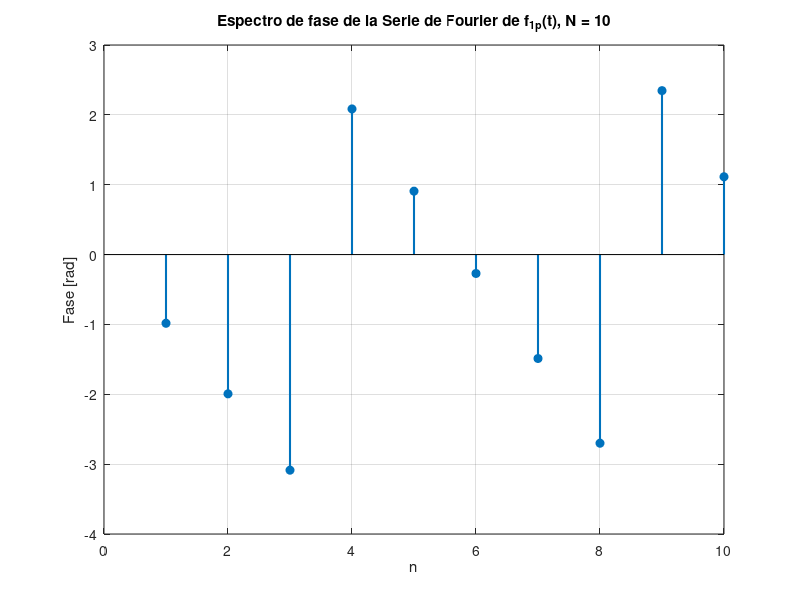

Here is the MATLAB script that generated this plot:
% ESPECTRO DE FASE DE LA SERIE DE FOURIER
% =======================================

clear; close all; clc;

T = 10;               % Periodo
t0 = -3;              % Límite inferior del intervalo
M = 1000;             % Puntos para Riemann
dt = T / M;
t = linspace(t0, t0+T, M); % Tiempo

% Funcion f1p(t)
f1p = zeros(size(t));
for k = 1:length(t)
    tk = mod(t(k) - t0, T) + t0;
    if tk >= -3 && tk < 2
        f1p(k) = ((tk + 3)/5) * cos(10 * tk);
    elseif tk >= 2 && tk < 7
        f1p(k) = ((7 - tk)/5) * cos(10 * tk);
    else
        f1p(k) = 0;
    end
end

% Calculo de coeficientes para N = 10
N = 10;
an = zeros(1,N);
bn = zeros(1,N);
fase = zeros(1,N);

for n = 1:N
    an(n) = (2/T) * sum(f1p .* cos(2*pi*n*t/T)) * dt;
    bn(n) = (2/T) * sum(f1p .* sin(2*pi*n*t/T)) * dt;
    fase(n) = atan2(-bn(n), an(n)); % Fase en radianes
end

% Graficar espectro de fase
n = 1:N;
figure;
stem(n, fase, 'filled', 'LineWidth', 1.5);
xlabel('n');
ylabel('Fase [rad]');
title('Espectro de fase de la Serie de Fourier de f_{1p}(t), N = 10');
grid on;

% Guardar imagen para incluir en LaTeX
saveas(gcf, 'espectro_fase_N10.png');
